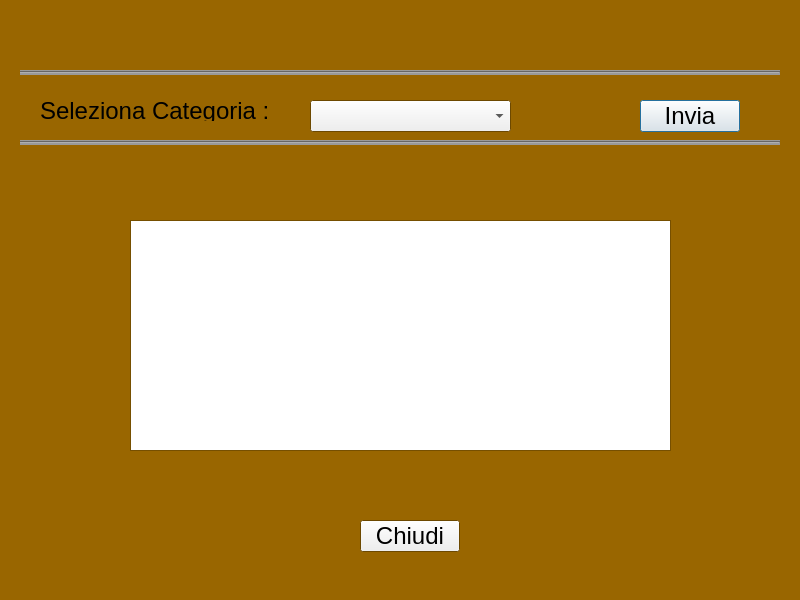
<?xml version="1.0" encoding="UTF-8"?>
<ui version="4.0">
 <class>VisualElenco</class>
 <widget class="QDialog" name="VisualElenco">
  <property name="geometry">
   <rect>
    <x>0</x>
    <y>0</y>
    <width>800</width>
    <height>600</height>
   </rect>
  </property>
  <property name="palette">
   <palette>
    <active>
     <colorrole role="Window">
      <brush brushstyle="SolidPattern">
       <color alpha="255">
        <red>153</red>
        <green>102</green>
        <blue>0</blue>
       </color>
      </brush>
     </colorrole>
    </active>
    <inactive>
     <colorrole role="Window">
      <brush brushstyle="SolidPattern">
       <color alpha="255">
        <red>153</red>
        <green>102</green>
        <blue>0</blue>
       </color>
      </brush>
     </colorrole>
    </inactive>
    <disabled>
     <colorrole role="Base">
      <brush brushstyle="SolidPattern">
       <color alpha="255">
        <red>153</red>
        <green>102</green>
        <blue>0</blue>
       </color>
      </brush>
     </colorrole>
     <colorrole role="Window">
      <brush brushstyle="SolidPattern">
       <color alpha="255">
        <red>153</red>
        <green>102</green>
        <blue>0</blue>
       </color>
      </brush>
     </colorrole>
    </disabled>
   </palette>
  </property>
  <property name="font">
   <font>
    <family>Lucida Grande</family>
    <pointsize>18</pointsize>
   </font>
  </property>
  <property name="windowTitle">
   <string>Elenco</string>
  </property>
  <widget class="QLabel" name="label">
   <property name="geometry">
    <rect>
     <x>20</x>
     <y>20</y>
     <width>760</width>
     <height>41</height>
    </rect>
   </property>
   <property name="palette">
    <palette>
     <active>
      <colorrole role="WindowText">
       <brush brushstyle="SolidPattern">
        <color alpha="255">
         <red>51</red>
         <green>51</green>
         <blue>204</blue>
        </color>
       </brush>
      </colorrole>
      <colorrole role="Text">
       <brush brushstyle="SolidPattern">
        <color alpha="255">
         <red>0</red>
         <green>0</green>
         <blue>0</blue>
        </color>
       </brush>
      </colorrole>
     </active>
     <inactive>
      <colorrole role="WindowText">
       <brush brushstyle="SolidPattern">
        <color alpha="255">
         <red>255</red>
         <green>255</green>
         <blue>255</blue>
        </color>
       </brush>
      </colorrole>
      <colorrole role="Text">
       <brush brushstyle="SolidPattern">
        <color alpha="255">
         <red>255</red>
         <green>255</green>
         <blue>255</blue>
        </color>
       </brush>
      </colorrole>
     </inactive>
     <disabled>
      <colorrole role="WindowText">
       <brush brushstyle="SolidPattern">
        <color alpha="63">
         <red>0</red>
         <green>0</green>
         <blue>0</blue>
        </color>
       </brush>
      </colorrole>
      <colorrole role="Text">
       <brush brushstyle="SolidPattern">
        <color alpha="63">
         <red>0</red>
         <green>0</green>
         <blue>0</blue>
        </color>
       </brush>
      </colorrole>
     </disabled>
    </palette>
   </property>
   <property name="font">
    <font>
     <family>Lucida Grande</family>
     <pointsize>36</pointsize>
     <bold>true</bold>
    </font>
   </property>
   <property name="text">
    <string/>
   </property>
   <property name="alignment">
    <set>Qt::AlignmentFlag::AlignCenter</set>
   </property>
  </widget>
  <widget class="Line" name="line">
   <property name="geometry">
    <rect>
     <x>20</x>
     <y>70</y>
     <width>760</width>
     <height>5</height>
    </rect>
   </property>
   <property name="styleSheet">
    <string notr="true">background-color: rgb(153, 153, 153);</string>
   </property>
   <property name="orientation">
    <enum>Qt::Orientation::Horizontal</enum>
   </property>
  </widget>
  <widget class="QLabel" name="label_2">
   <property name="geometry">
    <rect>
     <x>40</x>
     <y>100</y>
     <width>241</width>
     <height>21</height>
    </rect>
   </property>
   <property name="text">
    <string>Seleziona Categoria :</string>
   </property>
  </widget>
  <widget class="QComboBox" name="comboBox">
   <property name="geometry">
    <rect>
     <x>310</x>
     <y>100</y>
     <width>201</width>
     <height>32</height>
    </rect>
   </property>
  </widget>
  <widget class="QPushButton" name="pushButton_2">
   <property name="geometry">
    <rect>
     <x>640</x>
     <y>100</y>
     <width>100</width>
     <height>32</height>
    </rect>
   </property>
   <property name="text">
    <string>Invia</string>
   </property>
  </widget>
  <widget class="Line" name="line_2">
   <property name="geometry">
    <rect>
     <x>20</x>
     <y>140</y>
     <width>760</width>
     <height>5</height>
    </rect>
   </property>
   <property name="styleSheet">
    <string notr="true">background-color: rgb(153, 153, 153);</string>
   </property>
   <property name="orientation">
    <enum>Qt::Orientation::Horizontal</enum>
   </property>
  </widget>
  <widget class="QLabel" name="label_3">
   <property name="geometry">
    <rect>
     <x>220</x>
     <y>170</y>
     <width>371</width>
     <height>21</height>
    </rect>
   </property>
   <property name="text">
    <string/>
   </property>
   <property name="alignment">
    <set>Qt::AlignmentFlag::AlignCenter</set>
   </property>
  </widget>
  <widget class="QTextBrowser" name="textBrowser">
   <property name="geometry">
    <rect>
     <x>130</x>
     <y>220</y>
     <width>541</width>
     <height>231</height>
    </rect>
   </property>
  </widget>
  <widget class="QPushButton" name="pushButton_3">
   <property name="geometry">
    <rect>
     <x>360</x>
     <y>520</y>
     <width>100</width>
     <height>32</height>
    </rect>
   </property>
   <property name="text">
    <string>Chiudi</string>
   </property>
  </widget>
 </widget>
 <resources/>
 <connections/>
</ui>
